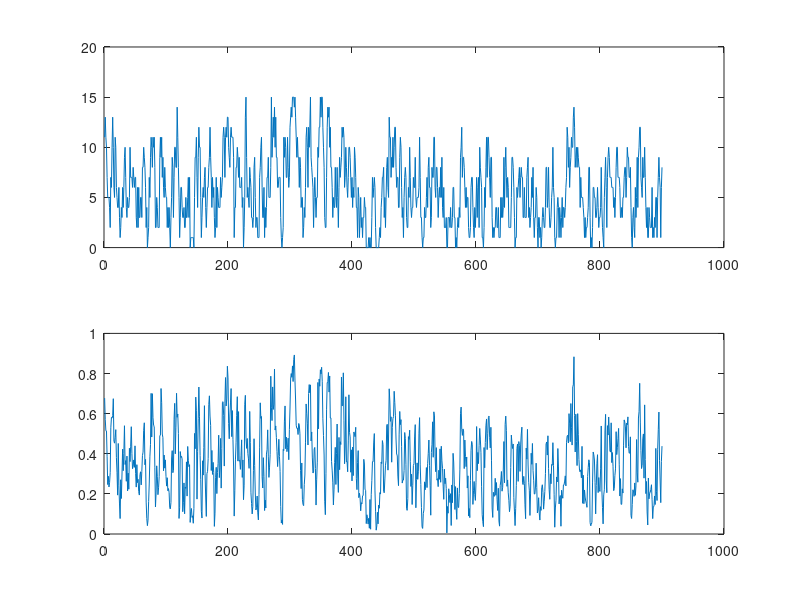
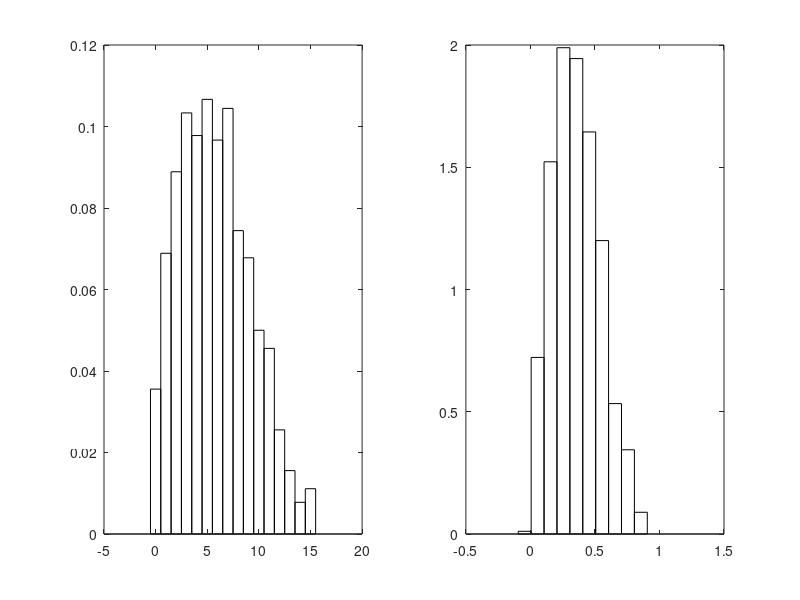
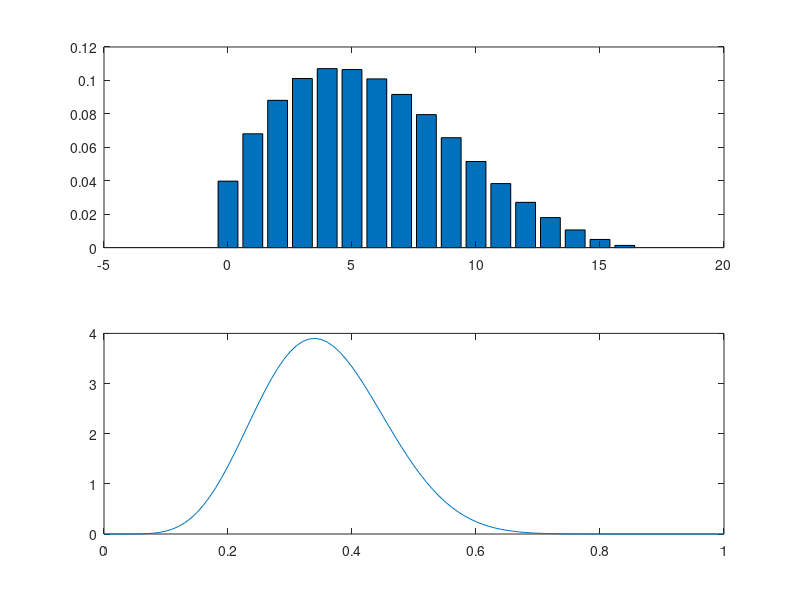

Write the MATLAB code that produced these figures, in order.
% Example 14.6
% Computational Statistics Handbook with MATLAB, 2nd Edition
% Wendy L. and Angel R. Martinez
 
% Set up preliminaries.
% Here we use k for the chain length, because n 
% is used for the number of trials in a binomial.
k = 1000;                       % generate a chain of size 1000
m = 100;                        % burn-in will be 500
a = 2;                  % chosen
b = 4;
x = zeros(1,k);
y = zeros(1,k);
n = 16;
% Pick a starting point.
x(1) = binornd(n,0.5,1,1);
y(1) = betarnd(x(1) + a, n - x(1) + b,1,1);
for i = 2:k
        x(i) = binornd(n,y(i-1),1,1);
        y(i) = betarnd(x(i)+a, n-x(i)+b, 1, 1);
end
MCx=x(m+1:k)
MCy=y(m+1:k)
 
figure(1)
subplot(211)
plot(MCx)
subplot(212)
plot(MCy)
 
 
figure(2)
subplot(121)
 
nn = length(MCx);
 
h = 1;
t0 = min(MCx)-0.5;
tm = max(MCx)+0.5;
bins = t0:h:tm;
vk = histc(MCx,bins);
vk(end) = [];
fhat = vk/(nn*h);
 
tm = max(bins);
bc = (t0+h/2):h:(tm-h/2);
bar(bc,fhat,1,'w')
 
% Get the marginal by evaluating the conditional.
% Use MATLAB's Statistics Toolbox.
% Find the P(X=x|Y's)
fxhat = zeros(1,17);
x1=0:1:16;
fxhat = binopdf(x1,n,mean(MCy));
 
y1=0:0.01:1;
fyhat=betapdf(y1,mean(MCx)+a,n-mean(MCx)+b);
 
 
 
subplot(122)
MCy=y(m+1:k)
nn = length(MCy);
 
h = .1;
t0 = min(MCy)-0.5;
tm = max(MCy)+0.5;
bins = t0:h:tm;
vk = histc(MCy,bins);
vk(end) = [];
fhat = vk/(nn*h);
 
tm = max(bins);
bc = (t0+h/2):h:(tm-h/2);
bar(bc,fhat,1,'w')
 
figure(3)
subplot(211)
fxhat = zeros(1,17);
x1=0:1:16;
for i=1:17
fxhat(i) = mean(binopdf(x1(i),n,MCy));
end
bar(x1,fxhat)
 
subplot(212)
y1=0:0.01:1;
k=size(y1)
for j=1:k
fyhat(j)=mean(betapdf(y1(j),MCx+a,n-MCx+b));
end
plot(y1,fyhat)
